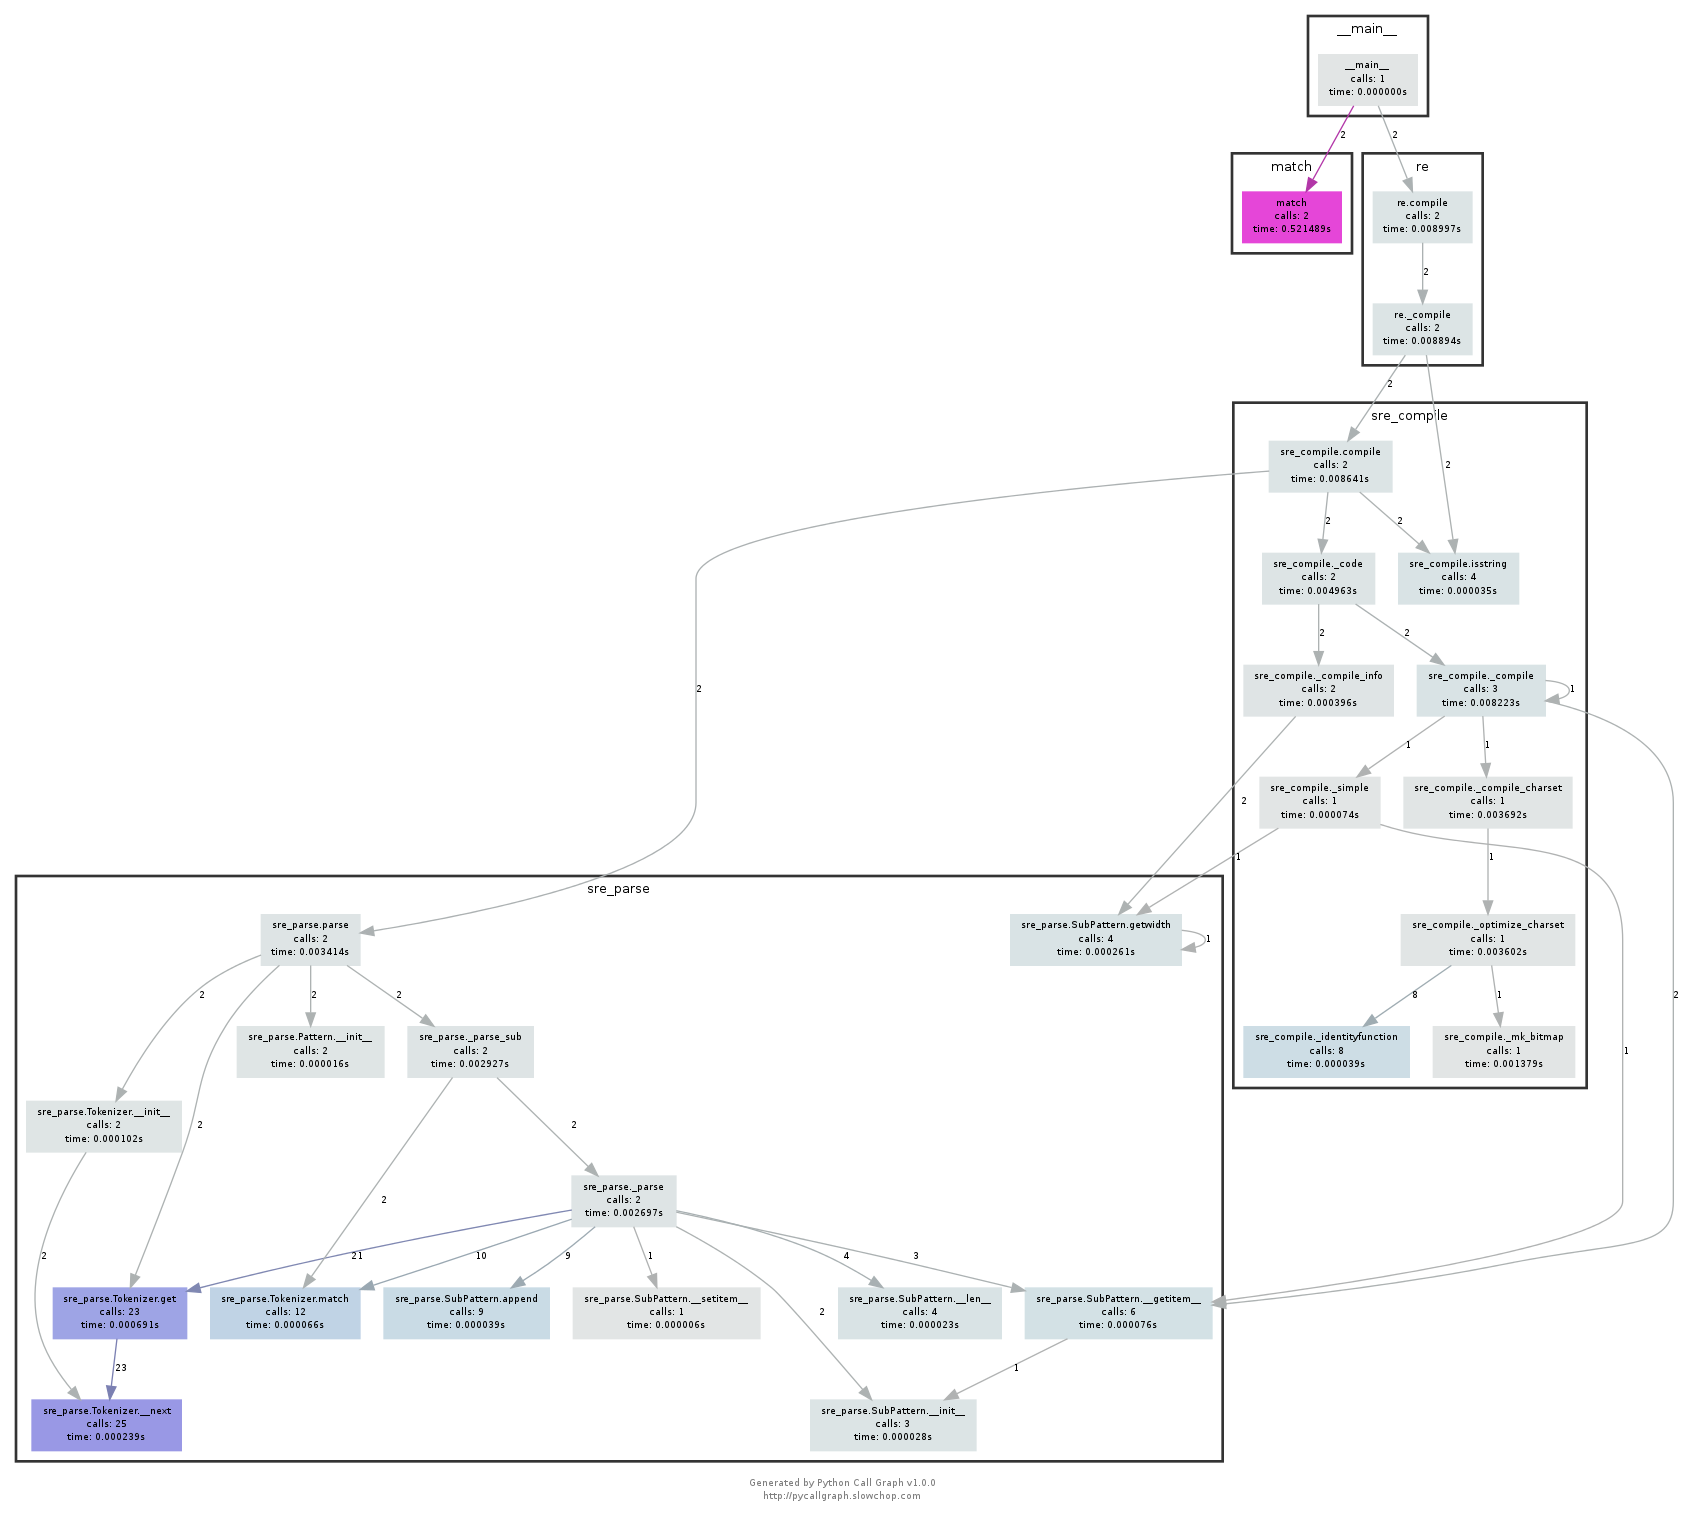

Write the Python code that produced this figure.
#!/usr/bin/env python
import re

from pycallgraph import PyCallGraph
from pycallgraph.output import GraphvizOutput


def main():
    graphviz = GraphvizOutput()
    graphviz.output_file = 're.png'

    with PyCallGraph(output=graphviz):
        match(re.compile('^....$'))
        match(re.compile('^[asdfjkl;]*$'))


def match(reo):
    for w in open('/usr/share/dict/words'):
        reo.match(w)


if __name__ == '__main__':
    main()
